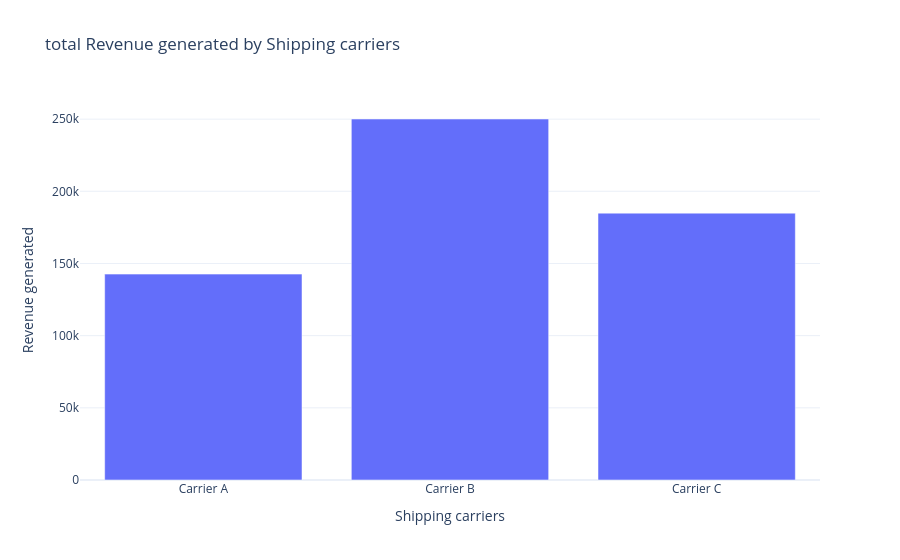

The code cell stored with this chart in its notebook:
### Code cell
fig = go.Figure()
fig.add_trace(go.Bar(x=revenue['Shipping carriers'],
                    y=revenue['Revenue generated']))
fig.update_layout(title = 'total Revenue generated by Shipping carriers',
                 xaxis_title='Shipping carriers',
                 yaxis_title = 'Revenue generated')

### Figure 1 — Plotly figure (JSON) as saved in the notebook; plotly's stock layout.template omitted (floating-point values rounded to 4 significant figures)
{"data": [{"type": "bar", "x": ["Carrier A", "Carrier B", "Carrier C"], "y": [142600.0, 250100.0, 184900.0]}], "layout": {"title": {"text": "total Revenue generated by Shipping carriers"}, "xaxis": {"title": {"text": "Shipping carriers"}}, "yaxis": {"title": {"text": "Revenue generated"}}}}
